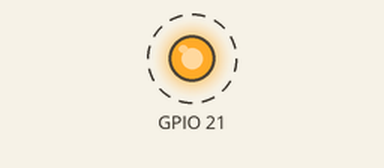
Recording of a program running on a simulated ESP32. Parts: output pins drawn as LEDs (lit = HIGH). Dashed ring = blinking. What the program prints to the serial monitor is not drawn.

Above: at 0.5 s.
Timing chart, 0 to 4.6 s (numbered marks = the images above):
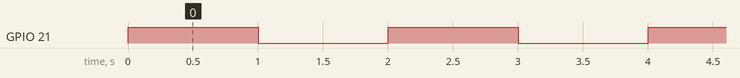

The program:

main.cpp
```cpp
#include <Arduino.h>

void setup() {
  Serial.begin(115200);
  pinMode(21,OUTPUT);
}

void loop() {
  // put your main code here, to run repeatedly:
  Serial.println("Helo, World!");
  digitalWrite(21,1);
  delay(1000);
  digitalWrite(21,0);
  delay(1000);
}
```

Measured:
- by itself, GPIO 21: alternates HIGH for 1.0 s and LOW for 1.0 s
